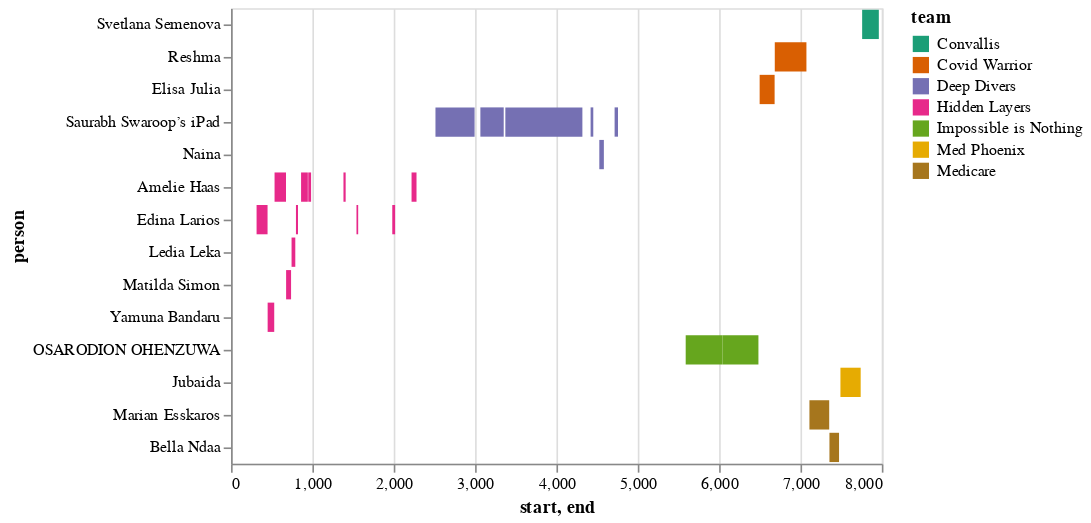

The notebook cell this image was saved under:
### Code cell
import altair as alt
import datetime as dt
import pandas as pd


alt.renderers.enable('default')

#data

alt.Chart(df).mark_bar().encode(
    x='start',
    x2='end',
    y=alt.Y('person', sort=['team']),
    color=alt.Color('team', scale=alt.Scale(scheme='dark2'))
)
